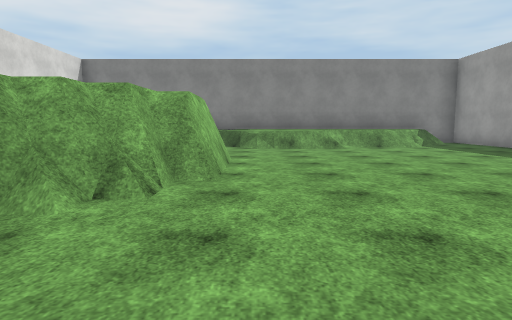
[1] (above)

24 first-person views from a walk through a scene from a Unity 3-D project. The camera is 1.3 m above the floor, tilts 6° down and sees 75° across. The floor is counted in squares, 2 m on a side. Each view is taken from the middle of a square. On the plan, view 1 faces up. The plan holds only what a view shows up to about 10 squares ahead; the rest is blank. The place goes on beyond the plan. The player character is not drawn. Some surface patterns are stand-ins.

[2]
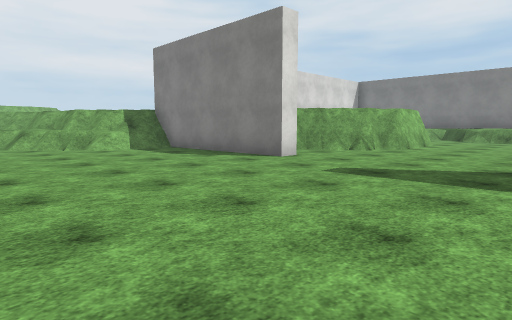

[3]
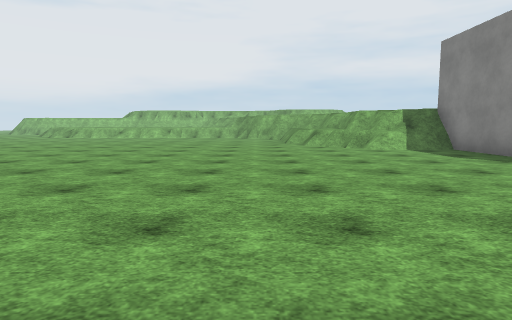

[4]
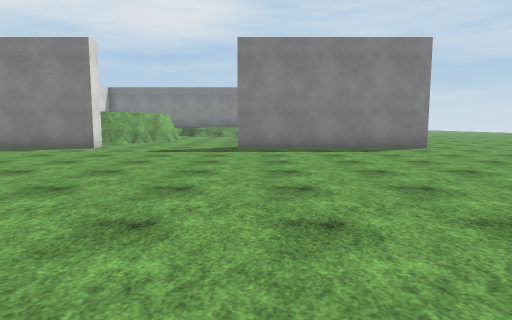

[5]
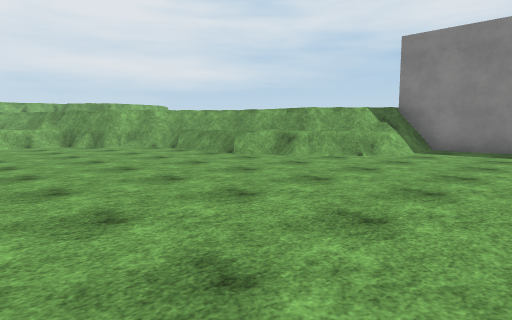

[6]
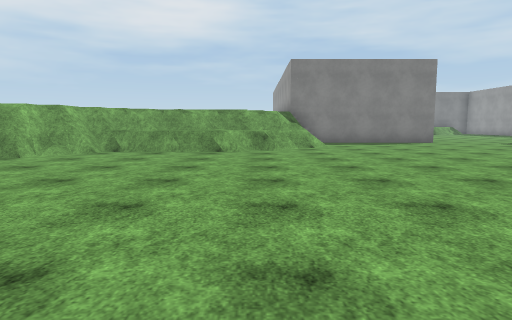

[7]
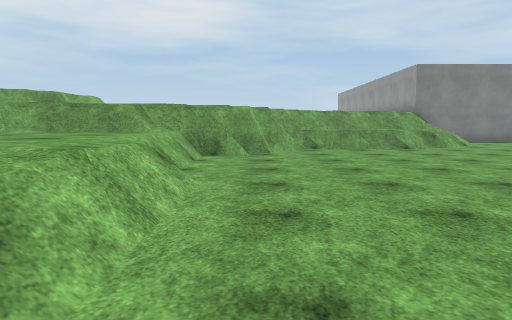

[8]
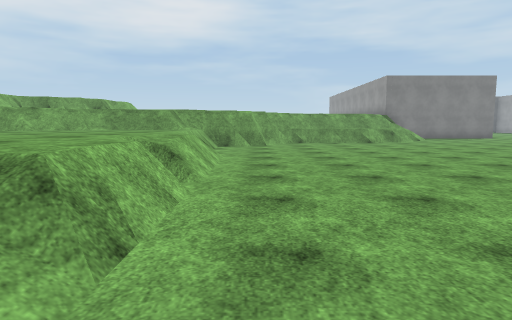

[9]
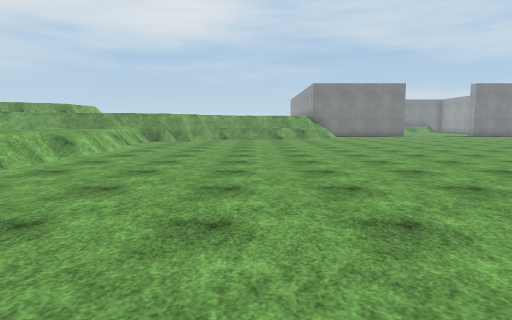

[10]
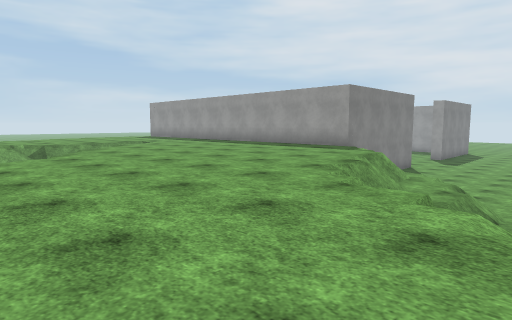

[11]
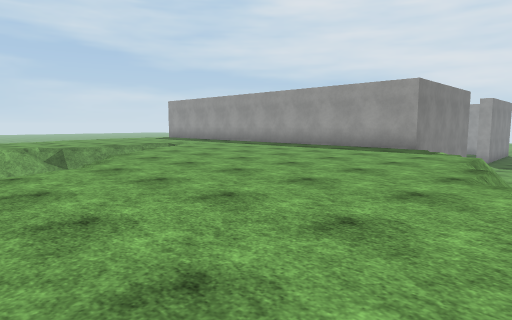

[12]
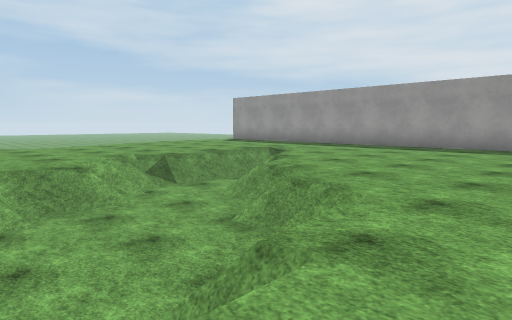

[13]
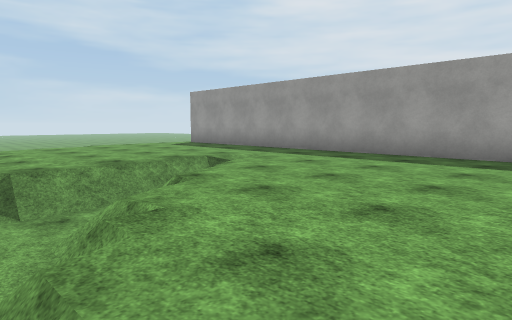

[14]
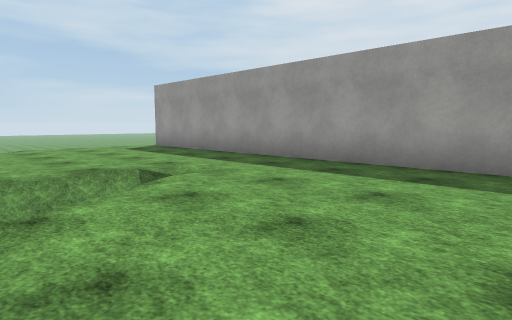

[15]
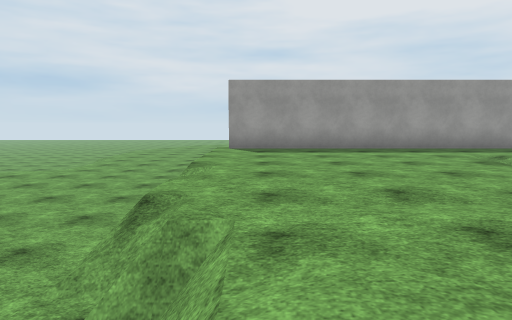

[16]
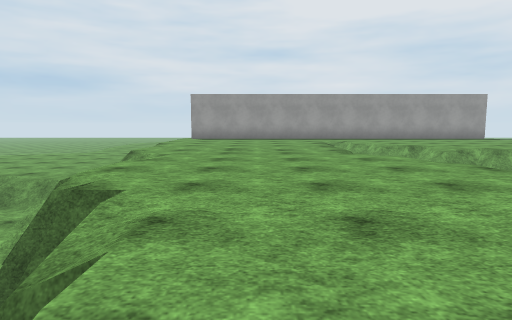

[17]
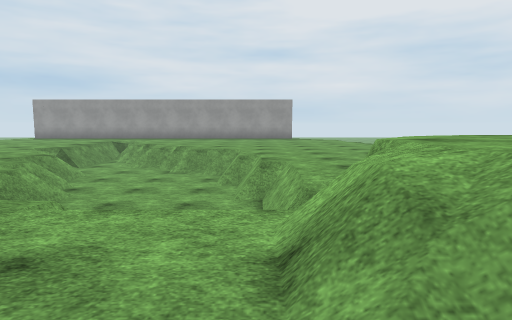

[18]
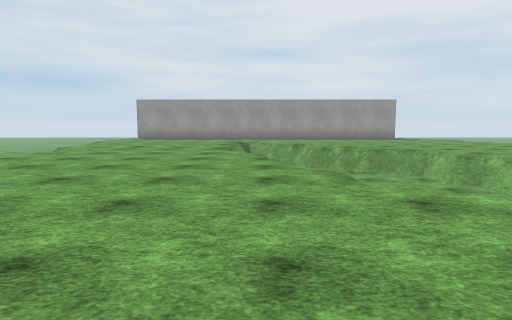

[19]
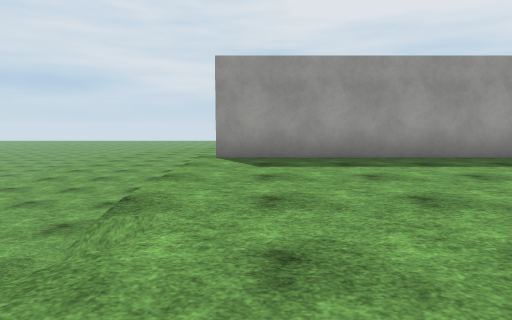

[20]
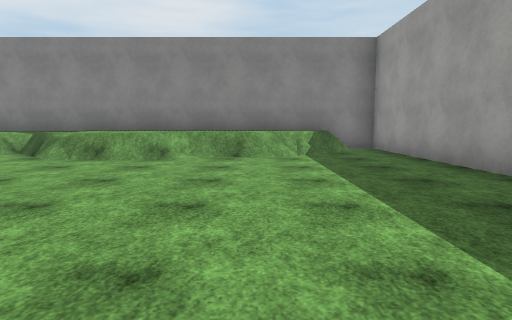

[21]
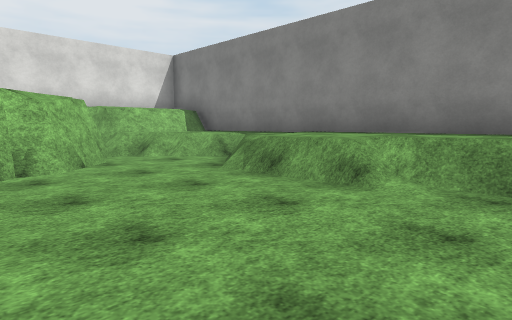

[22]
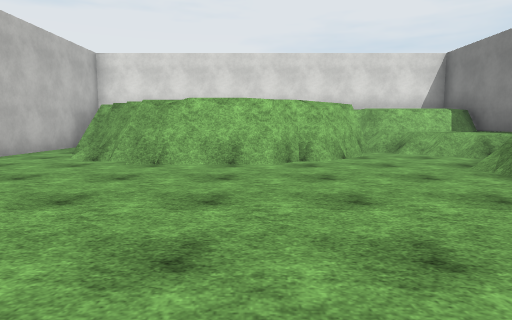

[23]
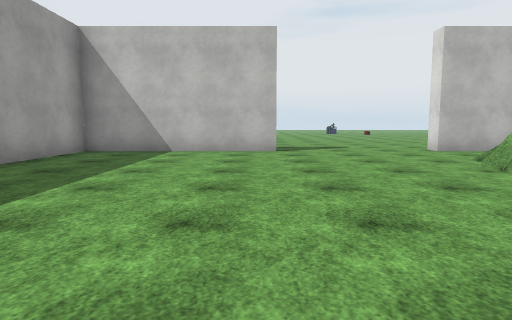

[24]
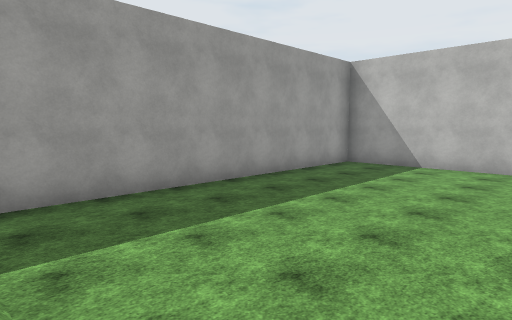

### Floor plan
Key: @ floor where view 1 was taken; # wall or solid block; x gap in a wall; . main floor; : floor 1 m higher than the main floor; + floor 2 m higher than the main floor; * floor 2.25 m higher than the main floor; / step, stairs or slope; = window, fence, low wall or low ledge; ^ raised ledge; v drop or lower ground.
Columns run from 23 left of view 1 to 7 right of it. Each row starts with its distance up from view 1.
 16          //::::::::::
 15         ./:::::::::::
 14       ..//::::::::::
 13       #= =/=======
 12      #=*//*******##############
 11     //***********# ^://:::::==#
 10   /**************#^^////:/=//.#
  9   ***************##=/.........#
  8  ********/*******# ###........#
  7 ********=v===v***#   ##.......#
  6  ****/=v::==*****#    #.......#
  5   *==v:::#=******#    #.......#
  4   *=#::::==******#   ##.......#
  3  **  ::=v=*******#  ##/.......#
  2 *// /vv=*********#  #.........#
  1  /=x/************##...........#
  0     = **********/#####.@..#####
 -1     =  ********==/.............
 -2        *****====//.............
 -3    #=  ****=/::/=..............
 -4    =*  ***#////................
 -5        **=#...................
 -6     *==+=#/...................
 -7     /=:::/...................
 -8     /::::/.............. ...
 -9      ::::=............    .
-10       :::/...........
-11       :::/..........
-12        ::/.........
-13        ::=.........
-14         :/........
-15          /.......
-16           .......
-17            .....
-18             ...
-19              .

Positions as (right, up) in squares from view 1, and headings:
1: (0, 0), facing up
2: (3, -5), facing up-left
3: (3, -5), facing left
4: (3, -9), facing up
5: (-3, -9), facing up-left
6: (-8, -12), facing up
7: (-13, -13), facing up
8: (-13, -16), facing up
9: (-10, -19), facing up
10: (-16, -5), facing up-right
11: (-16, -3), facing up-right
12: (-17, 1), facing up-right
13: (-14, 2), facing up-right
14: (-12, 3), facing up-right
15: (-16, 12), facing right
16: (-21, 10), facing right
17: (-23, 2), facing right
18: (-23, 7), facing right
19: (-13, 12), facing right
20: (4, 3), facing up
21: (4, 6), facing up-left
22: (5, 6), facing left
23: (3, 9), facing down
24: (2, 10), facing down-right
